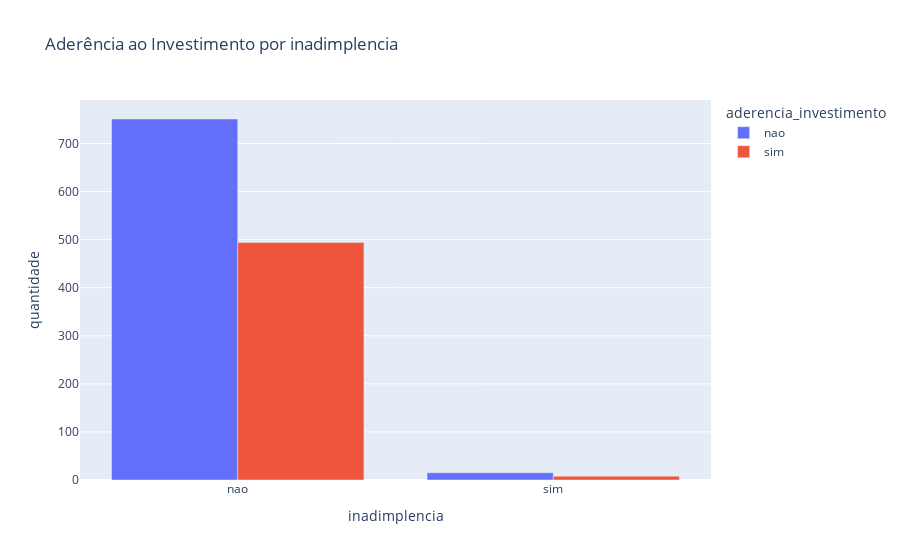

Here is the notebook cell this chart was saved with:
### Code cell
qtd_inadimplencia = (
    df.groupby(['inadimplencia'])['aderencia_investimento']
        .value_counts()
        .to_frame(name='quantidade')
        .reset_index()
)

fig = px.bar(
    qtd_inadimplencia,
    x='inadimplencia',
    y='quantidade',
    color='aderencia_investimento',
    barmode='group',
    title='Aderência ao Investimento por inadimplencia'
)

fig.show()

### Figure 1 — Plotly figure (JSON) as saved in the notebook; plotly's stock layout.template omitted (floating-point values rounded to 4 significant figures)
{"data": [{"alignmentgroup": "True", "hovertemplate": "aderencia_investimento=nao<br>inadimplencia=%{x}<br>quantidade=%{y}<extra></extra>", "legendgroup": "nao", "marker": {"color": "#636efa", "pattern": {"shape": ""}}, "name": "nao", "offsetgroup": "nao", "orientation": "v", "showlegend": true, "textposition": "auto", "type": "bar", "x": ["nao", "sim"], "xaxis": "x", "y": [751, 15], "yaxis": "y"}, {"alignmentgroup": "True", "hovertemplate": "aderencia_investimento=sim<br>inadimplencia=%{x}<br>quantidade=%{y}<extra></extra>", "legendgroup": "sim", "marker": {"color": "#EF553B", "pattern": {"shape": ""}}, "name": "sim", "offsetgroup": "sim", "orientation": "v", "showlegend": true, "textposition": "auto", "type": "bar", "x": ["nao", "sim"], "xaxis": "x", "y": [494, 8], "yaxis": "y"}], "layout": {"barmode": "group", "legend": {"title": {"text": "aderencia_investimento"}, "tracegroupgap": 0}, "title": {"text": "Aderência ao Investimento por inadimplencia"}, "xaxis": {"anchor": "y", "domain": [0, 1], "title": {"text": "inadimplencia"}}, "yaxis": {"anchor": "x", "domain": [0, 1], "title": {"text": "quantidade"}}}}
